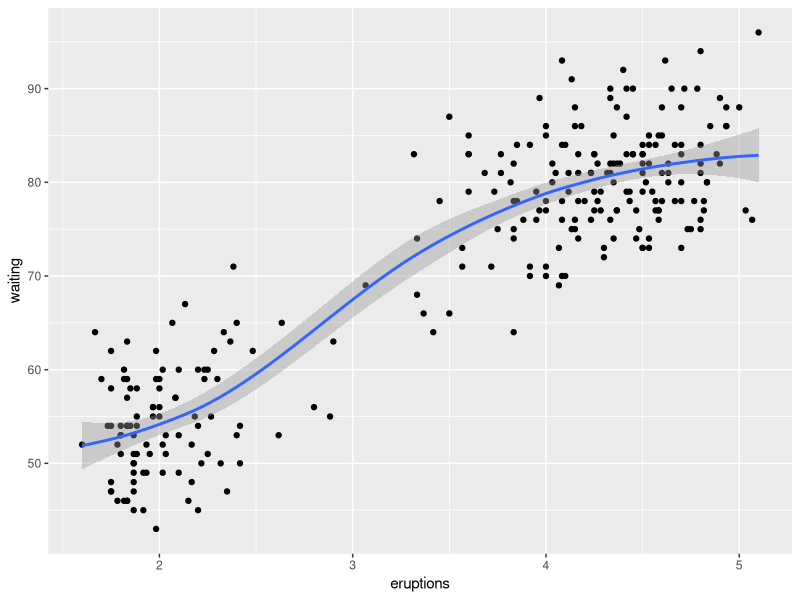
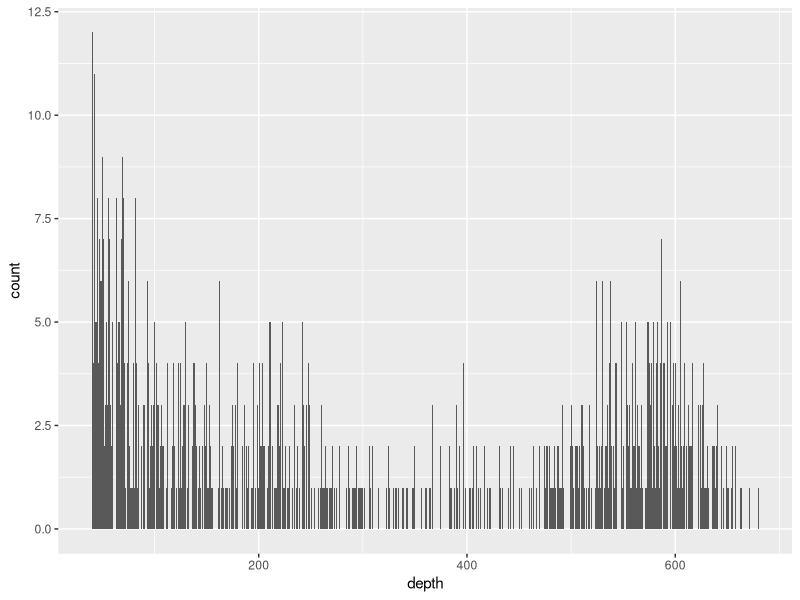
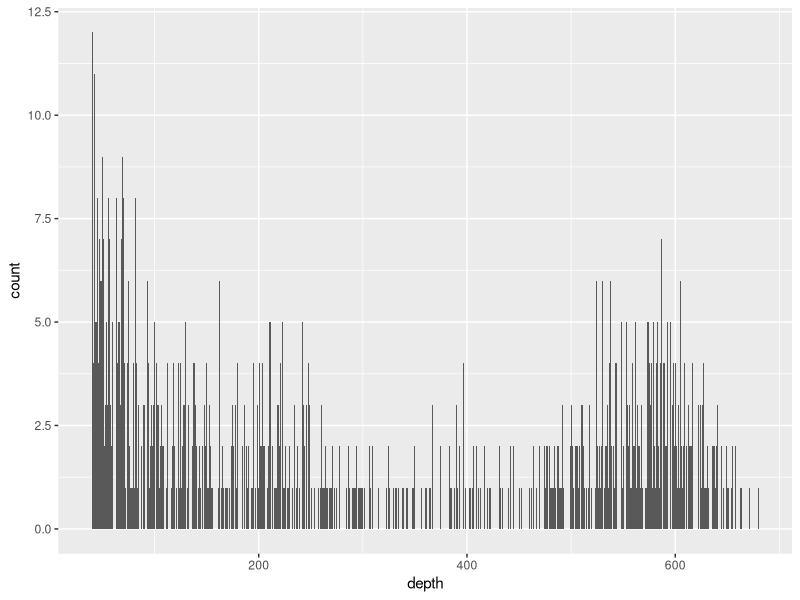
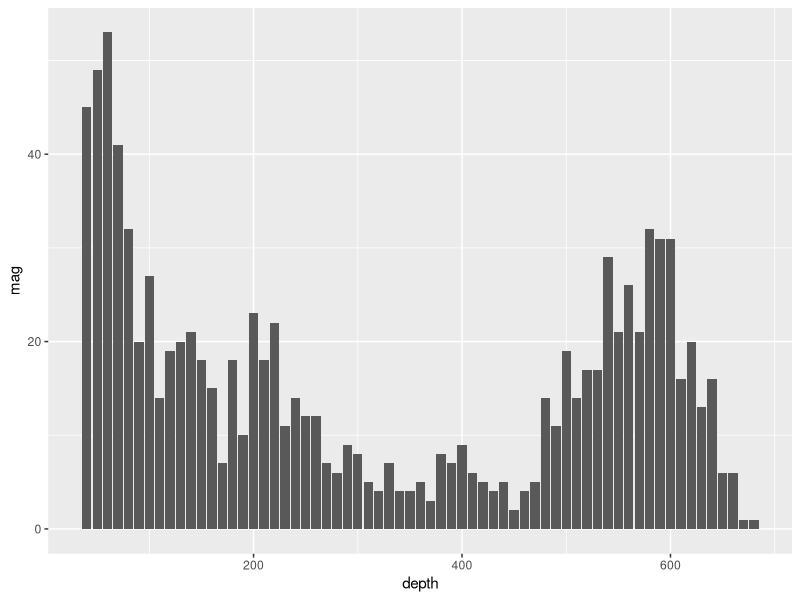
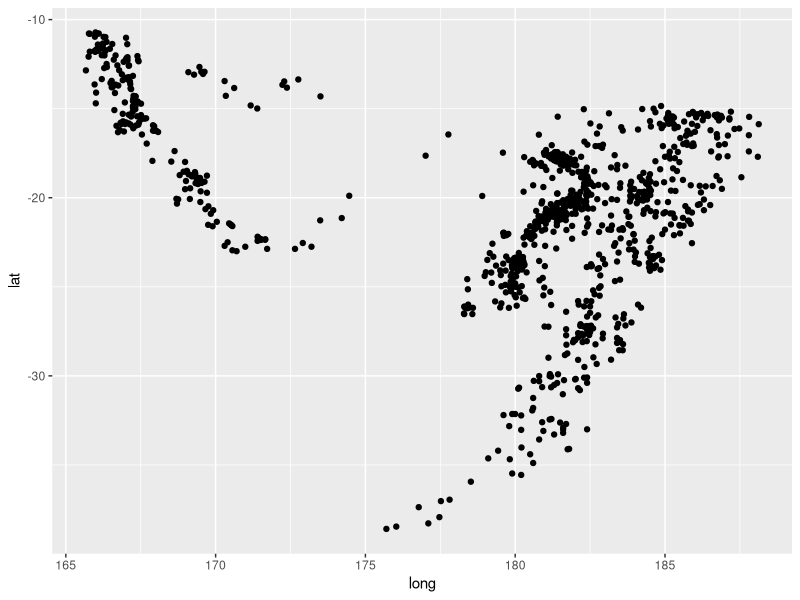
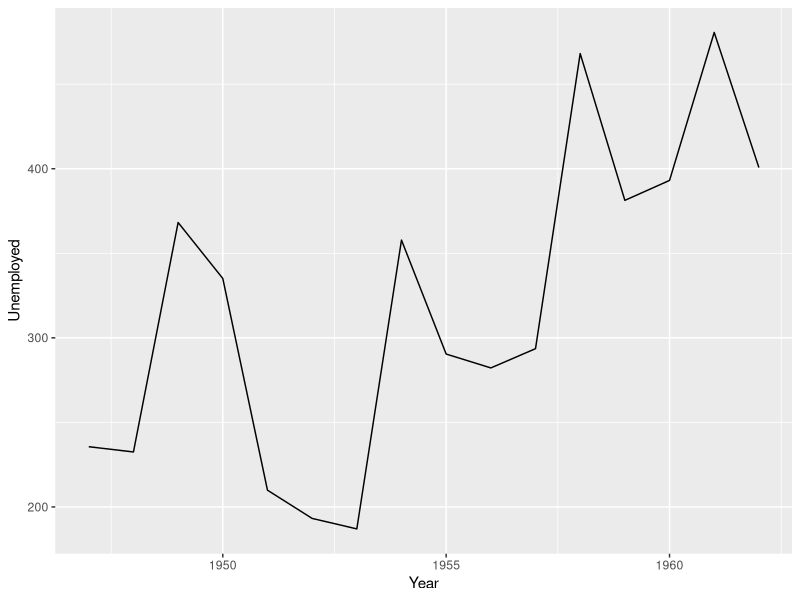
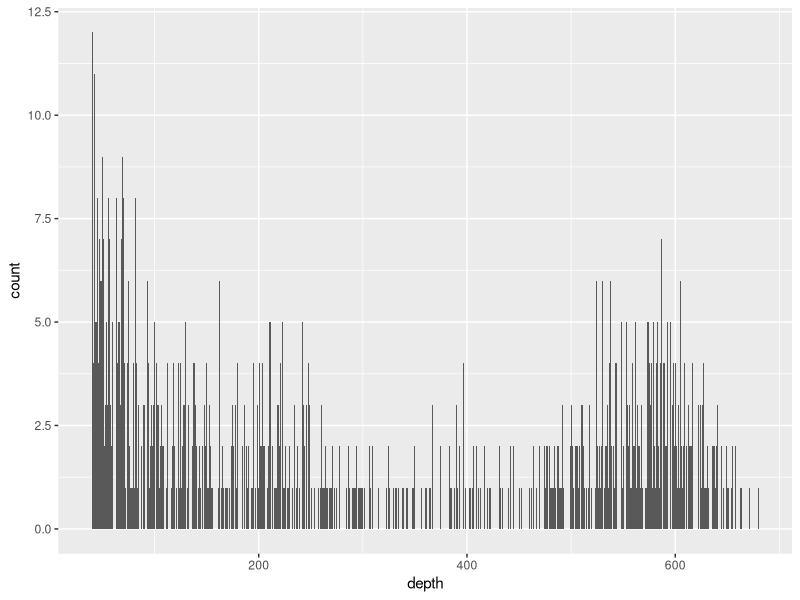
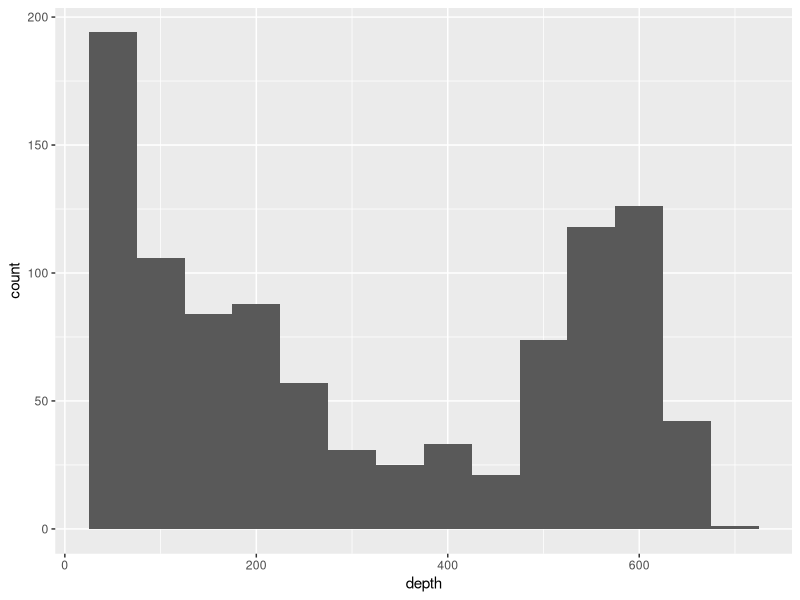

These charts were generated, in order, by the following R code:
## ---- chunk 1

# install.packages("ggplot2")
library("ggplot2")
 
# Looking At Layers
 
ggplot(faithful, aes(x=eruptions, y=waiting)) + geom_point() + stat_smooth()
 
## ---- chunk 2
str(quakes)
head(quakes, 20)
ggplot(quakes, aes(x=depth)) + geom_bar()
ggplot(quakes, aes(x=depth)) + geom_bar(binwidth=50) # bins cut by 50

head(quakes)
head(with(quakes, round(depth, -1)))
quakes.agg <- aggregate(mag ~ round(depth, -1), data=quakes, FUN=length)
names(quakes.agg) <- c("depth", "mag")

head(quakes.agg, 20)
quakes.agg
ggplot(quakes.agg, aes(x=depth, y=mag)) +
   geom_bar(stat="identity")
 
## ---- chunk 3
### Making a scatterplot

ggplot(quakes, aes(x=long, y=lat)) + geom_point()

 
### Creating line charts
 
ggplot(longley, aes(x=Year, y=Unemployed)) + geom_line()
 
 
# Sussing Stats
 
## Binning data
 
ggplot(quakes, aes(x=depth)) + geom_bar(binwidth=50)
ggplot(quakes, aes(x=depth)) + stat_bin(binwidth=50)
 
## Smoothing data
 
ggplot(longley, aes(x=Year, y=Employed)) + geom_point()
 
ggplot(longley, aes(x=Year, y=Employed)) +
   geom_point() + stat_smooth()
 
ggplot(longley, aes(x=Year, y=Employed)) +
   geom_point() + stat_smooth(method="lm")
 
## ---- chunk 4

ggplot(mtcars, aes(x=hp, y=mpg)) + geom_point()

## ---- chunk 5
ggplot(mtcars, aes(x=hp, y=mpg)) + geom_point() +
   stat_smooth(method="lm") + facet_grid(~cyl)
 
 
ggplot(mtcars, aes(x=hp, y=mpg)) +
   geom_point(aes(shape=factor(cyl), colour=factor(cyl)))
 
## ---- chunk 6

ggplot(mtcars, aes(x=hp, y=mpg)) +
   geom_point(aes(shape=factor(cyl), colour=factor(cyl))) +
   scale_shape_discrete(name="Cylinders") +
   scale_colour_discrete(name="Cylinders")
 
